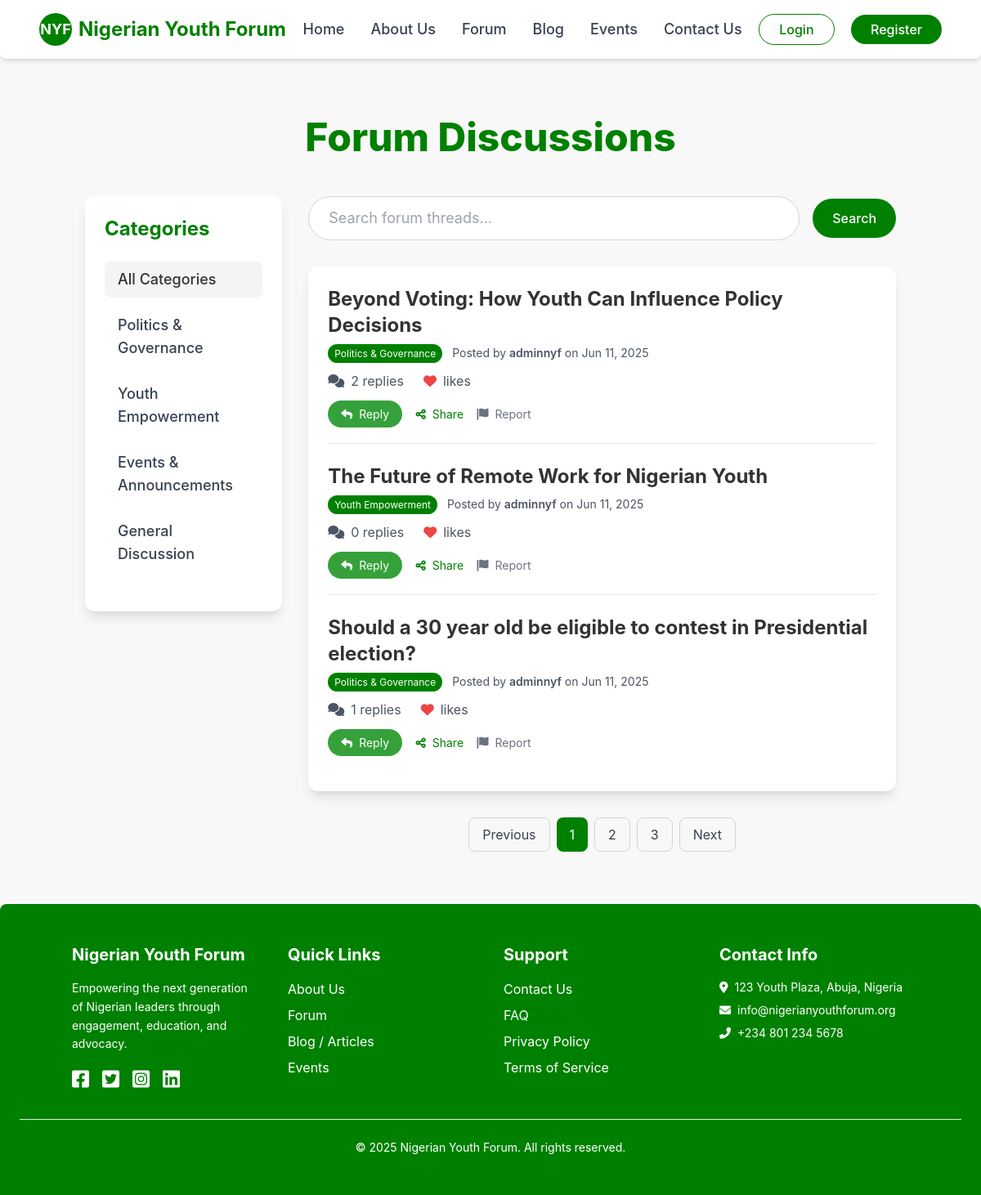
The app's page /forum/ with its own data.
### app/models.py (models this page shows, shortened)
class ForumThread(models.Model):
    title = models.CharField(max_length=255)
    content = models.TextField(blank=True, null=True) # Initial post content
    author = models.ForeignKey(User, on_delete=models.CASCADE, related_name='forum_threads')
    image = models.ImageField(upload_to='forum/', blank=True, null=True)
    category = models.CharField(
        max_length=50,
        choices=[
            ('politics', 'Politics & Governance'),
            ('youth_empowerment', 'Youth Empowerment'),
            ('events_announcements', 'Events & Announcements'),
            ('general', 'General Discussion'),
        ],
        default='general'
    )
    created_at = models.DateTimeField(auto_now_add=True)
    updated_at = models.DateTimeField(auto_now=True)
    class Meta:
        ordering = ['-updated_at'] # Most recently active threads first

class User(AbstractUser):
    phone_number = models.CharField(max_length=15, blank=True, null=True)
    bio = models.TextField(blank=True, null=True)
    profile_pics = models.ImageField(upload_to='profile_pics/', blank=True, null=True,
                                     help_text="User's profile picture.")

### app/views.py (the view)
# urls.py: path('forum/', views.forum_list_view, name='forum_list'),
def forum_list_view(request):
    threads = ForumThread.objects.annotate(num_replies=Count('replies')).all().order_by('-updated_at')
    query = request.GET.get('q')
    category = request.GET.get('category')
    if query:
        threads = threads.filter(title__icontains=query)
    if category and category != 'all':
        threads = threads.filter(category=category)
    context = {
        'threads': threads,
        'current_query': query,
        'current_category': category,
        'categories': ForumThread.category.field.choices, # Get choices for dropdown
    }
    return render(request, 'app/forum_list.html', context)

### app/templates/app/forum_list.html (shortened to what this page needs)
{% extends 'app/layout.html' %}
{% block content %}
    <div class="container mx-auto px-4 py-16">
        <h1 class="text-5xl font-extrabold text-primary-green text-center mb-12">Forum Discussions</h1>
        <div class="flex flex-col lg:flex-row gap-8">
            <aside class="w-full lg:w-1/4 bg-white rounded-xl shadow-lg p-6 lg:sticky lg:top-24 h-fit">
                <h2 class="text-2xl font-bold text-primary-green mb-6">Categories</h2>
                <nav class="space-y-3 mb-6">
                    <a href="{% url 'forum_list' %}?category=all" class="block px-4 py-2 rounded-lg text-lg font-medium text-dark-text {% if not current_category or current_category == 'all' %}bg-gray-100{% endif %}">All Categories</a>
                    {% for value, label in categories %}
                    <a href="{% url 'forum_list' %}?category={{ value }}" class="block px-4 py-2 rounded-lg text-lg font-medium text-gray-700 hover:bg-gray-50 {% if current_category == value %}bg-gray-100{% endif %}">{{ label }}</a>
                    {% endfor %}
                </nav>
            </aside>
            <div class="w-full lg:w-3/4">
                <div class="mb-8">
                    <form method="get" action="{% url 'forum_list' %}" class="flex items-center">
                        <input type="text" name="q" placeholder="Search forum threads..." class="flex-grow px-6 py-3 border border-gray-300 rounded-full focus:outline-none focus:border-primary-green transition-colors text-lg" value="{{ current_query|default:'' }}">
                        <button type="submit" class="ml-4 bg-primary-green text-white px-6 py-3 rounded-full hover:bg-secondary-green transition-colors font-medium">Search</button>
                    </form>
                </div>
                <div class="bg-white rounded-xl shadow-lg p-6 mb-8">
                    <ul class="space-y-6">
                        {% for thread in threads %}
                        <li class="border-b border-gray-200 pb-6 last:border-b-0">
                            <h3 class="text-2xl font-bold text-dark-text mb-2">
                                <a href="{% url 'forum_detail' thread_id=thread.id %}" class="hover:text-primary-green transition-colors">{{ thread.title }}</a>
                            </h3>
                            <p class="text-gray-600 text-sm mb-3">
                                <span class="bg-primary-green text-white text-xs px-2 py-1 rounded-full mr-2">{{ thread.get_category_display }}</span>
                                Posted by <span class="font-semibold">{{ thread.author.username }}</span> on {{ thread.created_at|date:"M d, Y" }}
                            </p>
                            <div class="flex items-center space-x-6 text-gray-600">
                                <span class="flex items-center"><i class="fas fa-comments mr-2"></i> {{ thread.num_replies }} replies</span>
                                <span class="flex items-center"><i class="fas fa-heart mr-2 text-red-500"></i> {{ thread.likes.count }} likes</span>
                            </div>
                            <div class="mt-4 space-x-3">
                                <a href="{% url 'forum_detail' thread_id=thread.id %}" class="bg-secondary-green text-white px-4 py-2 rounded-full text-sm hover:bg-primary-green transition-colors"><i class="fas fa-reply mr-1"></i> Reply</a>
                                <button class="text-primary-green hover:text-secondary-green transition-colors text-sm"><i class="fas fa-share-alt mr-1"></i> Share</button>
                                <button class="text-gray-500 hover:text-red-500 transition-colors text-sm"><i class="fas fa-flag mr-1"></i> Report</button>
                            </div>
                        </li>
                        {% empty %}
                        <p class="text-center text-gray-600">No forum threads found.</p>
                        {% endfor %}
                    </ul>
                </div>
                <div class="flex justify-center space-x-2 mt-8">
                    <button class="px-4 py-2 border border-gray-300 rounded-lg text-gray-700 hover:bg-gray-100">Previous</button>
                    <button class="px-4 py-2 bg-primary-green text-white rounded-lg">1</button>
                    <button class="px-4 py-2 border border-gray-300 rounded-lg text-gray-700 hover:bg-gray-100">2</button>
                    <button class="px-4 py-2 border border-gray-300 rounded-lg text-gray-700 hover:bg-gray-100">3</button>
                    <button class="px-4 py-2 border border-gray-300 rounded-lg text-gray-700 hover:bg-gray-100">Next</button>
                </div>
            </div>
        </div>
    </div>
{% endblock %}

### app/templates/app/layout.html (style rules this page uses)
:root { --primary-green: #008000; --secondary-green: #36A13B; --white: #FFFFFF; --off-white: #F8F8F8; --dark-text: #333333; --accent-gray: #777777; }
.bg-primary-green { background-color: var(--primary-green); }
.bg-secondary-green { background-color: var(--secondary-green); }
.text-primary-green { color: var(--primary-green); }
body { font-family: 'Inter', sans-serif; color: var(--dark-text); background-color: var(--off-white); }
html { scroll-behavior: smooth; }
input[type="text"], input[type="email"], input[type="password"], input[type="number"], textarea, select { @apply w-full px-4 py-3 border border-gray-300 rounded-lg focus:outline-none focus:border-primary-green transition-colors; }

### records on screen
ForumThread: title "Beyond Voting: How Youth Can Influence Policy Decisions", category "Politics & Governance", author.username "adminnyf", created_at "Jun 11, 2025", num_replies "2"
ForumThread: title "The Future of Remote Work for Nigerian Youth", category "Youth Empowerment", author.username "adminnyf", created_at "Jun 11, 2025", num_replies "0"
ForumThread: title "Should a 30 year old be eligible to contest in Presidential election?", category "Politics & Governance", author.username "adminnyf", created_at "Jun 11, 2025", num_replies "1"

### other values on screen
{{ label }} "Politics & Governance" "Youth Empowerment" "Events & Announcements" "General Discussion"
